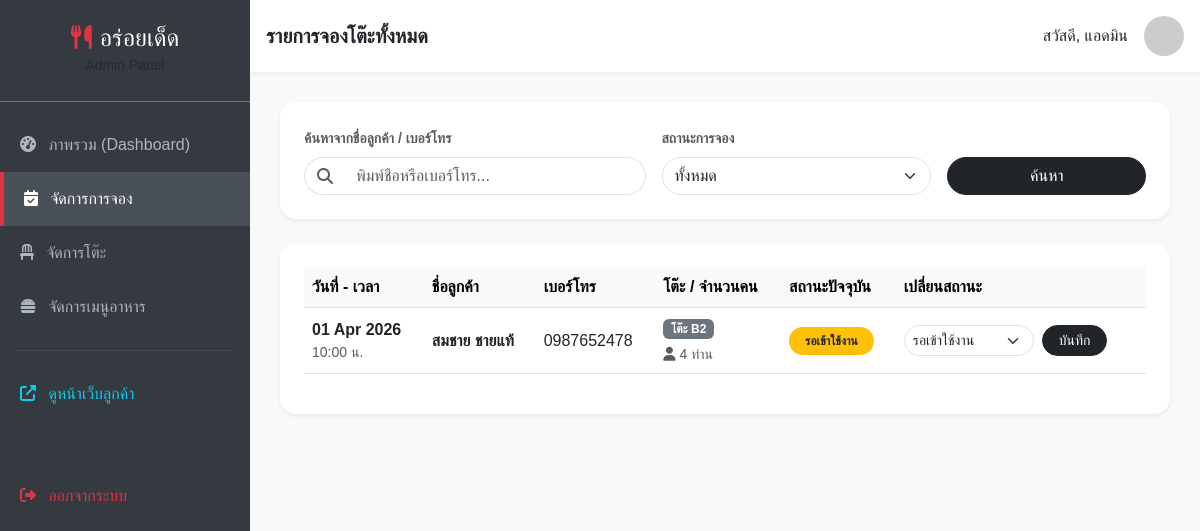
The page /manage/bookings/ (signed in) on the database as committed earlier.
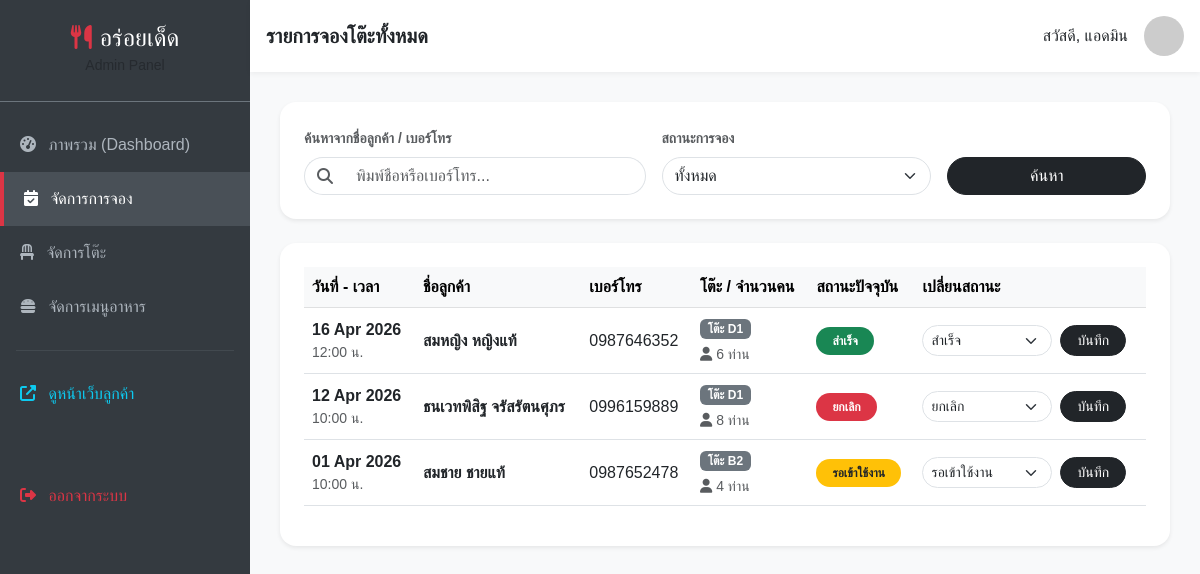
The same page on the database as committed later.
### myapp/models.py (models this page shows, shortened)
class Booking(models.Model):
    STATUS_CHOICES = (
        ('pending', 'รอเข้าใช้งาน'),
        ('completed', 'สำเร็จ (ทานเสร็จแล้ว)'),
        ('cancelled', 'ยกเลิกการจอง'),
    )
    user = models.ForeignKey(User, on_delete=models.CASCADE, null=True, blank=True)
    table = models.ForeignKey(Table, on_delete=models.SET_NULL, null=True, blank=True, verbose_name="โต๊ะที่จอง")
    name = models.CharField(max_length=100, verbose_name="ชื่อผู้จอง")
    phone = models.CharField(max_length=15, verbose_name="เบอร์โทรศัพท์")
    date = models.DateField(verbose_name="วันที่จอง", null=True, blank=True)
    time = models.TimeField(verbose_name="เวลา", null=True, blank=True)
    guests = models.IntegerField(verbose_name="จำนวนคน", null=True, blank=True)
    status = models.CharField(max_length=20, choices=STATUS_CHOICES, default='pending', verbose_name="สถานะการจอง")
    created_at = models.DateTimeField(auto_now_add=True, verbose_name="จองเมื่อ", null=True, blank=True)

class Table(models.Model):
    STATUS_CHOICES = (
        ('available', 'ว่าง / พร้อมใช้งาน'),
        ('maintenance', 'ปรับปรุง / ซ่อมแซม'),
        ('closed', 'ปิดให้บริการ'),
    )
    number = models.CharField(max_length=10, unique=True, verbose_name="หมายเลขโต๊ะ")
    seats = models.IntegerField(verbose_name="จำนวนที่นั่ง", default=4)
    status = models.CharField(max_length=20, choices=STATUS_CHOICES, default='available', verbose_name="สถานะ")
    is_active = models.BooleanField(default=True, verbose_name="เปิดใช้งาน")

### myapp/views.py (the view)
# urls.py: path('manage/bookings/', views.admin_bookings, name='admin_bookings'),
@user_passes_test(is_admin, login_url='/')
def admin_bookings(request):
    search_query = request.GET.get('search', '')
    status_filter = request.GET.get('status', '')
    bookings = Booking.objects.all().order_by('-date', '-time')
    if search_query:
        bookings = bookings.filter(
            name__icontains=search_query
        ) | bookings.filter(
            phone__icontains=search_query
        )
    if status_filter:
        bookings = bookings.filter(status=status_filter)
    context = {
        'bookings': bookings,
        'search_query': search_query,
        'status_filter': status_filter
    }
    return render(request, 'admin_bookings.html', context)

### myapp/views.py (called while the page is built)
def is_admin(user):
    return user.is_authenticated and user.is_staff

### myapp/templates/admin_bookings.html (shortened to what the changed rows need)
{% extends 'admin_base.html' %}
{% block content %}
<div class="card border-0 shadow-sm rounded-4">
    <div class="card-body p-0">
        <div class="table-responsive p-4">
            <table class="table table-hover align-middle">
                <thead class="table-light">
                    <tr>
                        <th>วันที่ - เวลา</th>
                        <th>ชื่อลูกค้า</th>
                        <th>เบอร์โทร</th>
                        <th>โต๊ะ / จำนวนคน</th>
                        <th>สถานะปัจจุบัน</th>
                        <th>เปลี่ยนสถานะ</th>
                    </tr>
                </thead>
                <tbody>
                    {% for booking in bookings %}
                    <tr>
                        <td>
                            <div class="fw-bold">{{ booking.date|date:"d M Y" }}</div>
                            <div class="text-muted small">{{ booking.time|time:"H:i" }} น.</div>
                        </td>
                        <td class="fw-bold">{{ booking.name }}</td>
                        <td>{{ booking.phone }}</td>
                        <td>
                            {% if booking.table %}
                                <span class="badge bg-secondary">โต๊ะ {{ booking.table.number }}</span>
                            {% else %}
                                <span class="badge bg-light text-dark border">ยังไม่ระบุ</span>
                            {% endif %}
                            <div class="text-muted small mt-1"><i class="fas fa-user me-1"></i>{{ booking.guests }} ท่าน</div>
                        </td>
                        <td>
                            {% if booking.status == 'pending' %}
                                <span class="badge bg-warning text-dark px-3 py-2 rounded-pill">รอเข้าใช้งาน</span>
                            {% elif booking.status == 'completed' %}
                                <span class="badge bg-success px-3 py-2 rounded-pill">สำเร็จ</span>
                            {% elif booking.status == 'cancelled' %}
                                <span class="badge bg-danger px-3 py-2 rounded-pill">ยกเลิก</span>
                            {% endif %}
                        </td>
                        <td>
                            <form action="{% url 'update_booking_status' booking.id %}" method="POST" class="d-flex gap-2">
                                <select name="status" class="form-select form-select-sm rounded-pill" style="width: 130px;">
                                    <option value="pending" {% if booking.status == 'pending' %}selected{% endif %}>รอเข้าใช้งาน</option>
                                    <option value="completed" {% if booking.status == 'completed' %}selected{% endif %}>สำเร็จ</option>
                                    <option value="cancelled" {% if booking.status == 'cancelled' %}selected{% endif %}>ยกเลิก</option>
                                </select>
                                <button type="submit" class="btn btn-sm btn-dark rounded-pill px-3">
                                    บันทึก
                                </button>
                            </form>
                        </td>
                    </tr>
                    {% endfor %}
                </tbody>
            </table>
        </div>
    </div>
</div>
{% endblock %}

Rows that differ between the two databases and show on the page:
added Booking: date "16 Apr 2026", time "12:00", name "สมหญิง หญิงแท้", phone "0987646352", table.number "D1", guests "6", shows "สำเร็จ", status "สำเร็จ"
added Booking: date "12 Apr 2026", time "10:00", name "ธนเวทพิสิฐ จรัสรัตนศุภร", phone "0996159889", table.number "D1", guests "8", shows "ยกเลิก", status "ยกเลิก"
